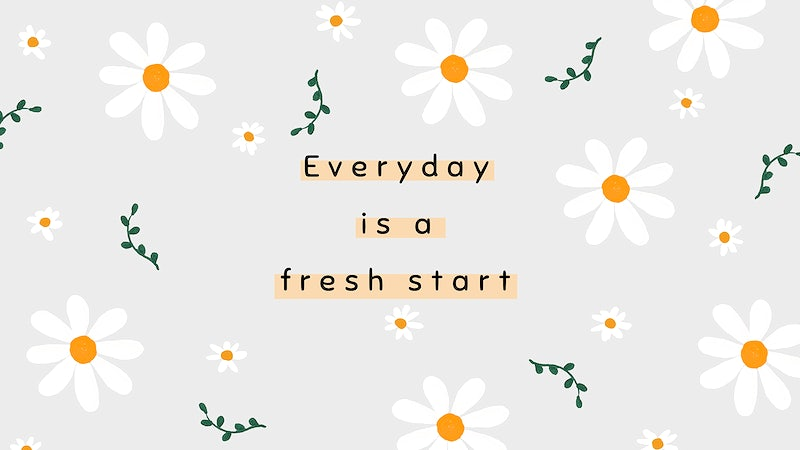
#> input picture files/opencv/object-detection/data2.jpeg, 800 x 450 px, given in place of the camera
$ python 'videoedge&contourdetection.py'
#> lines starting #> are read from the running program, lines starting #| are printed output that depends on the picture; after the words box and inside, x2 and y2 are one past the last pixel; in counts of white or black regions, pixels touching at a corner belong together
#https://docs.opencv.org/3.4/da/d22/tutorial_py_canny.html

import cv2 as cv
import numpy as np

"""
The Canny edge detector algorithm has four steps:

    1.Noise reduction by blurring the image using a Gaussian blur.
    2.Computing the intensity gradients of the image.
    3.Suppression of Edges.
    4.Using hysteresis thresholding.
"""

video = cv.VideoCapture(0)

while (video.isOpened()):

    # reads frames from a camera
    ret ,frame = video.read()
#> frame is the input picture: shape (450, 800, 3); mean B, G, R 231.1, 234.4, 236.1

    # converting BGR to HSV
    gray_frame = cv.cvtColor(frame,cv.COLOR_BGR2GRAY)
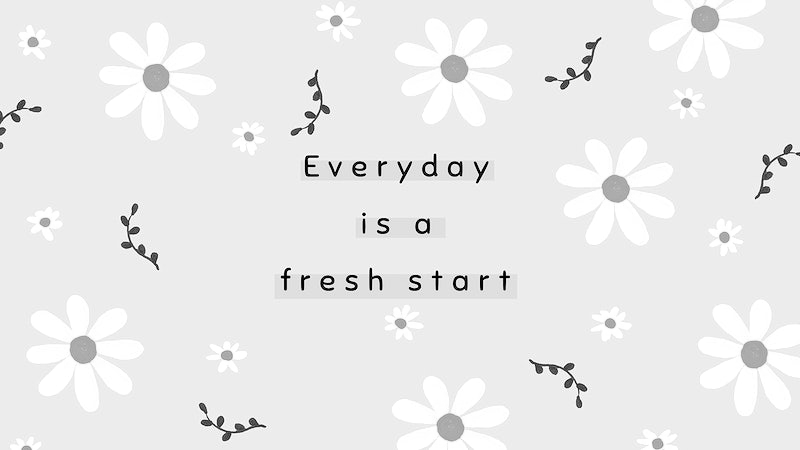
#> gray_frame: shape (450, 800); min 0, max 255, mean 234.5

    # noise removal using GaussianBlur
    ksize =(3,3)
    blur_img = cv.GaussianBlur(gray_frame,ksize,0)

    # edge detection using canny
    edges = cv.Canny(blur_img,threshold1=100,threshold2=200)
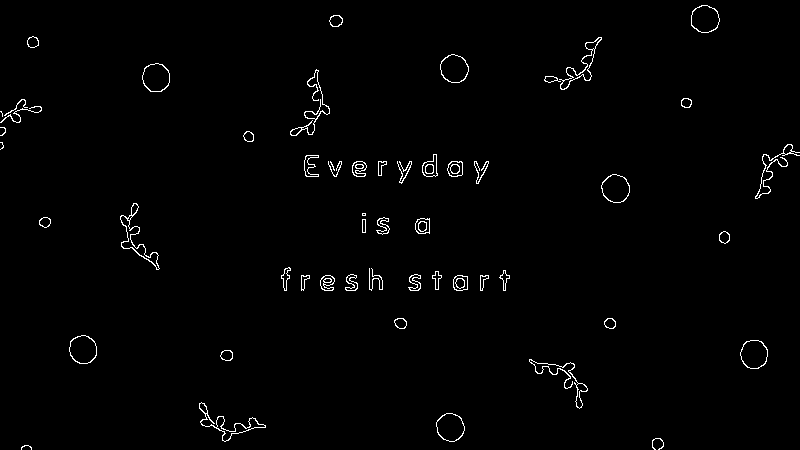
#> edges: shape (450, 800); 1.3% white in thin lines or dots
    cv.imshow("canny edged",edges)

    # find a contour
    contours,hierarchy = cv.findContours(edges,cv.RETR_EXTERNAL,cv.CHAIN_APPROX_SIMPLE)
#> contours = 53 contours, 10 with area under 20; largest, box (x1, y1, x2, y2) and area: (142, 63, 170, 92) 612, (440, 54, 469, 83) 610, (740, 340, 768, 369) 610, (69, 335, 97, 364) 609, (601, 174, 630, 203) 608
    print("contours found",len(contours))
#| contours found 53
    print(contours)
#> (printed output is left out)


    #draw contour
    img_copy = frame.copy()
    cv.drawContours(img_copy,contours,-1,(0,0,255),5)
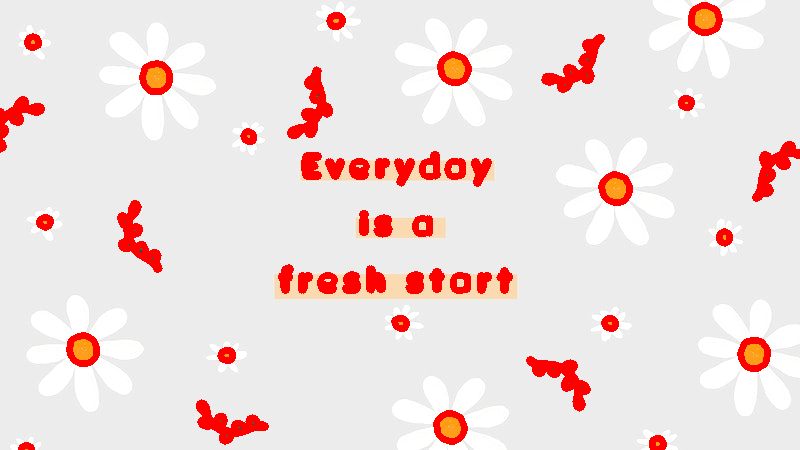
#> img_copy: shape (450, 800, 3); 6.15% of pixels changed, all inside (x1, y1, x2, y2) = (0, 2, 800, 450)
    cv.imshow("original frame",frame)
    cv.imshow("contours",img_copy)

    if cv.waitKey(1) & 0xFF == ord('q'):
#> (key q is pressed here)
        break
video.release()
cv.destroyAllWindows()

$ run again, on files/opencv/object-detection/geo-shapes.jpeg
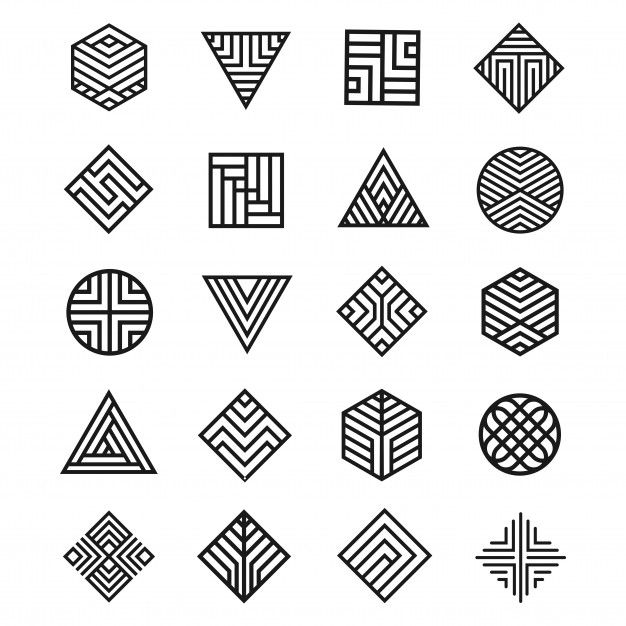
#> input picture files/opencv/object-detection/geo-shapes.jpeg, 626 x 626 px, given in place of the camera
#> frame is the input picture: shape (626, 626, 3); min 0, max 255, mean 225.3
#> `edges = cv.Canny(blur_img,threshold1=100,threshold2=200)`:
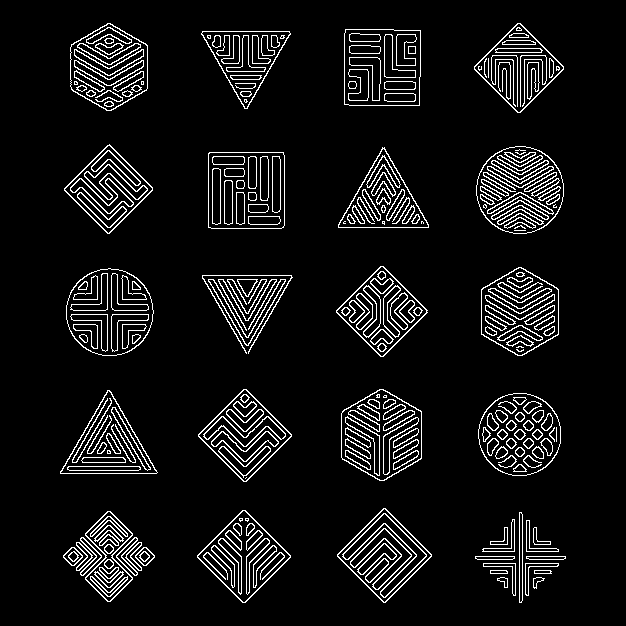
#> edges: shape (626, 626); 7.4% white in thin lines or dots, all inside (x1, y1, x2, y2) = (60, 23, 566, 603)
#> contours = 42 contours; largest, box (x1, y1, x2, y2) and area: (476, 146, 564, 234) 5984, (66, 268, 154, 356) 5932, (208, 152, 285, 229) 5766, (344, 29, 421, 106) 5713, (341, 389, 422, 481) 5608
#| contours found 42
#> (printed output is left out)
#> `cv.drawContours(img_copy,contours,-1,(0,0,255),5)`:
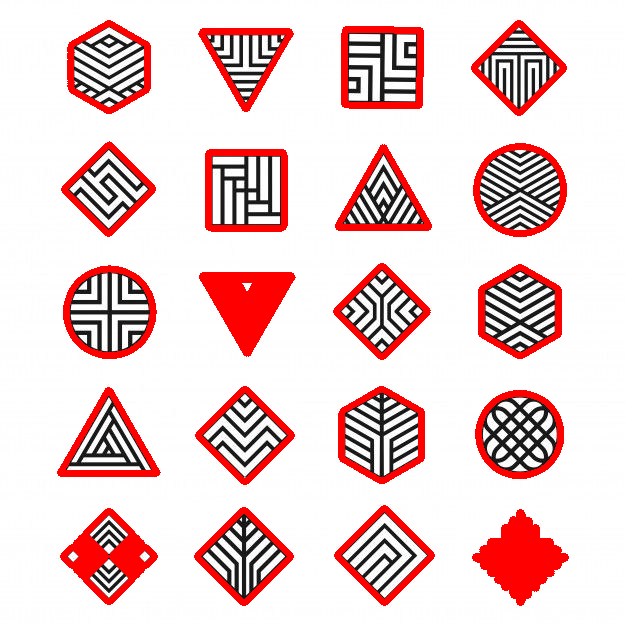
#> img_copy: shape (626, 626, 3); 10.9% of pixels changed, all inside (x1, y1, x2, y2) = (57, 20, 569, 606)
